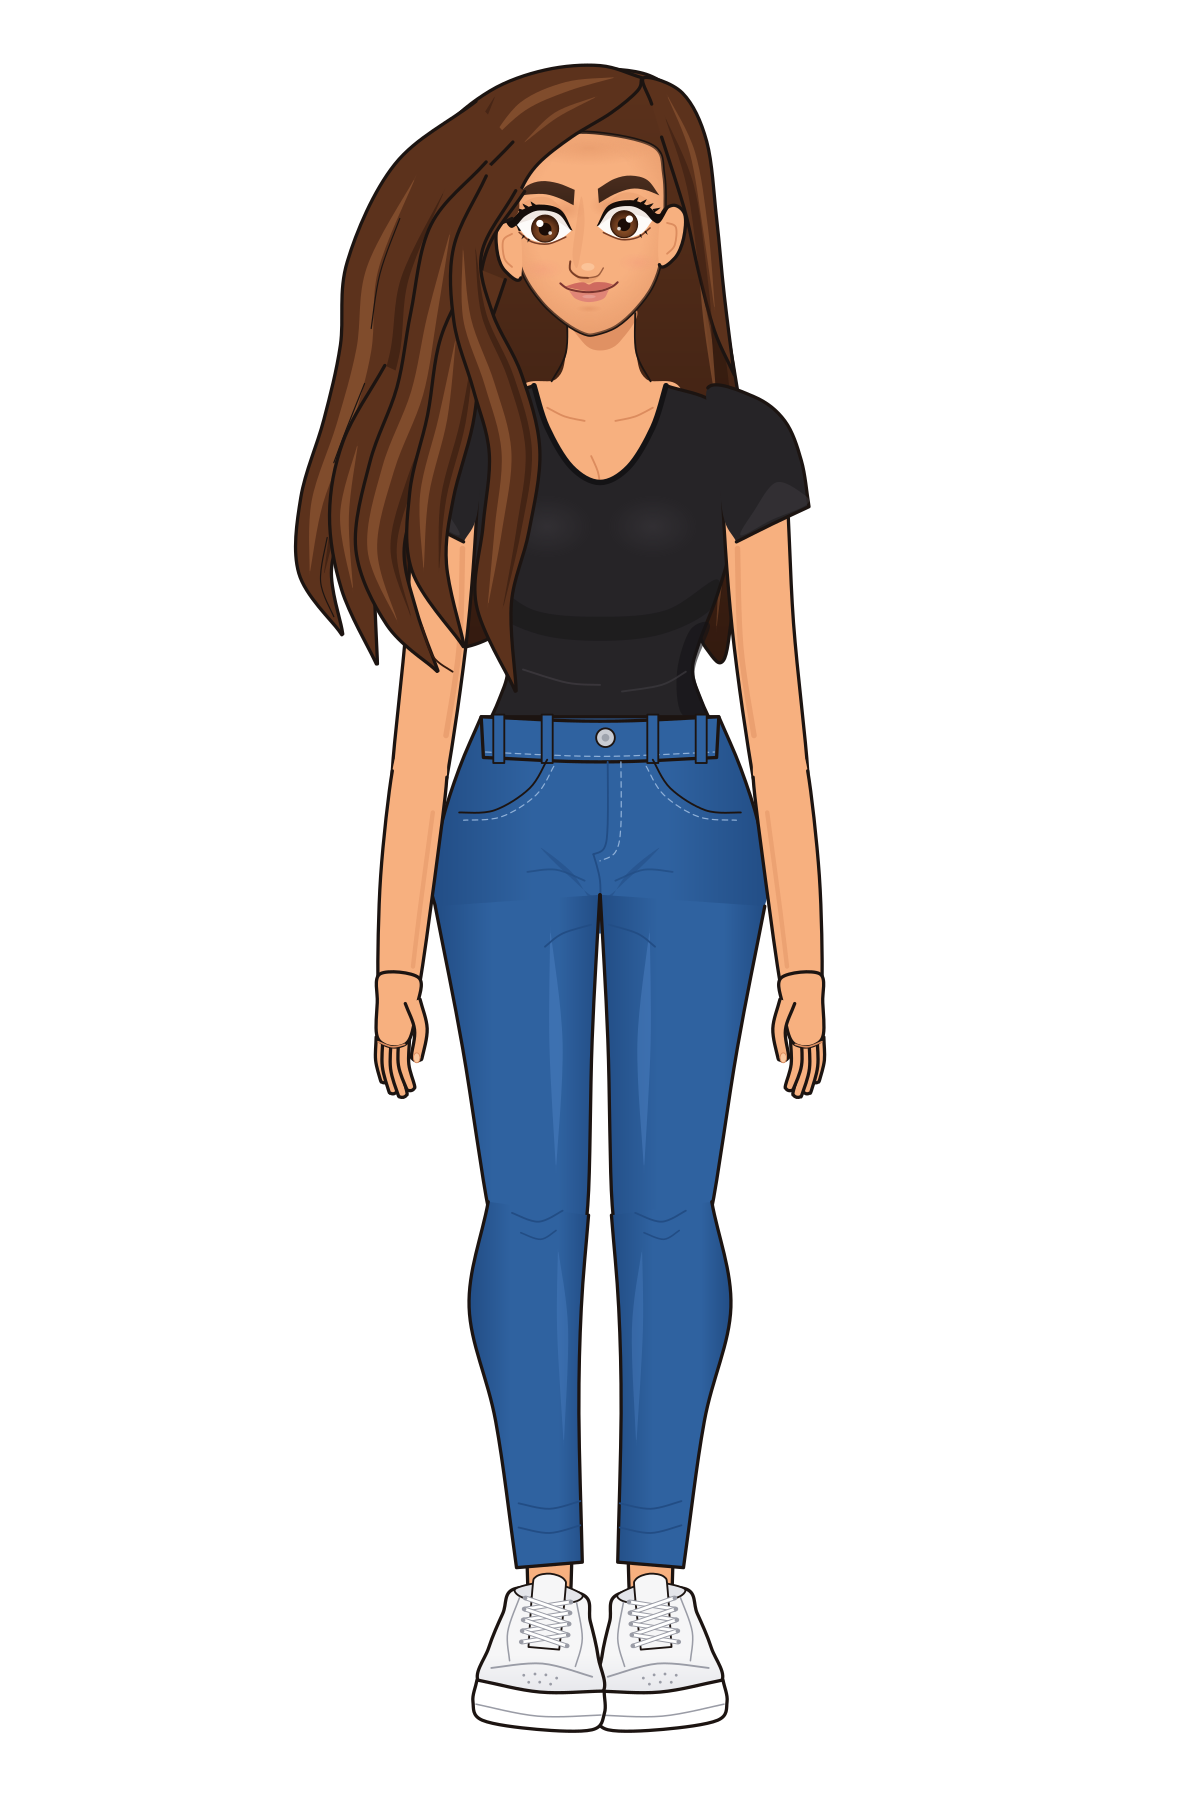

The Python source for this figure:
"""Brand character, drawn as clean vector art from code.

    python girl_character.py            # writes girl_character.svg, girl_character_preview.png,
                                        # character_geometry.json next to this file

Every shape is built from a few landmark points turned into smooth cubic Bezier curves
(Catmull-Rom -> Bezier), plus circles/ellipses. No image tracing, no embedded bitmaps.

Coordinates: the drawing is built in "design units" (1 unit = 1 px of the 1024x1536 reference),
then placed on the 1200x1800 canvas with one transform on the `character` group.

Sides: "left_*" / "right_*" are the CHARACTER'S own left/right (like MediaPipe, Mixamo, CMU),
so her left arm is on the viewer's right.
"""
import json
import math
import os

import numpy as np

HERE = os.path.dirname(os.path.abspath(__file__))

# ----------------------------------------------------------------------------------------------
# Colours and line weights (defined once)
# ----------------------------------------------------------------------------------------------
COLORS = {
    "outline": "#1c1411",
    "skin": "#f7b07f",
    "skin_shadow": "#dc8c5e",
    "skin_light": "#fcc9a0",
    "blush": "#f08a7a",
    "lip": "#cf6a5f",
    "lip_light": "#e08577",
    "lip_line": "#7c3430",
    "feature_line": "#7a3e25",
    "eye_white": "#fdfbf9",
    "eye_shade": "#eee5e1",
    "iris": "#6b3a1d",
    "iris_dark": "#3a1c0c",
    "iris_light": "#9a5b2c",
    "pupil": "#1a0c06",
    "liner": "#150d0a",
    "brow": "#3b2418",
    "hair": "#5c321c",
    "hair_dark": "#331a0f",
    "hair_highlight": "#8a5230",
    "shirt": "#262427",
    "shirt_shadow": "#141315",
    "shirt_highlight": "#3d3a3f",
    "jeans": "#2f62a0",
    "jeans_shadow": "#224d85",
    "jeans_highlight": "#4c80c2",
    "jeans_stitch": "#8fb0d8",
    "metal": "#c9ccd3",
    "shoe": "#f6f6f7",
    "shoe_shadow": "#e4e5ea",
    "shoe_line": "#9a9ca6",
    "sole": "#ffffff",
    "background": "#ffffff",
}
STROKE = {"major": 3.0, "detail": 1.7, "fine": 1.1}

# ----------------------------------------------------------------------------------------------
# Landmarks (design units, measured from the reference) -- geometry below is built from these
# ----------------------------------------------------------------------------------------------
center_x = 500          # body centre line
face_x = 490            # face centre (head turned a touch to her right)
head_top = 14
hairline_y = 72
brow_y = 124
eye_y = 157
nose_y = 198
mouth_y = 218
chin_y = 257
shoulder_y = 312
bust_y = 440
waist_y = 562
hem_y = 610             # shirt hem (tucked under the waistband)
band_top_y = 603
band_bottom_y = 642
hip_y = 750
crotch_y = 782
knee_y = 1050
calf_y = 1140
ankle_y = 1355
jeans_hem_y = 1374
sole_y = 1525

JOINTS = {
    "neck": (center_x, 300),
    "left_shoulder": (640, 388), "right_shoulder": (360, 388),
    "left_elbow": (664, 655), "right_elbow": (336, 655),
    "left_wrist": (683, 845), "right_wrist": (317, 845),
    "left_hip": (575, 770), "right_hip": (425, 770),
    "left_knee": (556, knee_y), "right_knee": (444, knee_y),
    "left_ankle": (546, ankle_y), "right_ankle": (454, ankle_y),
}

CANVAS_W, CANVAS_H = 1200, 1800
SCALE = 1.1
OFFSET_X = CANVAS_W / 2 - center_x * SCALE
OFFSET_Y = (CANVAS_H - (sole_y - head_top) * SCALE) / 2 - head_top * SCALE


def to_canvas(p):
    return (round(OFFSET_X + p[0] * SCALE, 1), round(OFFSET_Y + p[1] * SCALE, 1))


def mirror(p, axis=center_x):
    """Mirror a point (or list of points) across the vertical line x = axis."""
    if isinstance(p[0], (int, float)):
        return (2 * axis - p[0], p[1])
    return [(2 * axis - x, y) for x, y in p]


# ----------------------------------------------------------------------------------------------
# SVG node tree (keeps the points of every shape so bounding boxes can be measured)
# ----------------------------------------------------------------------------------------------
def fmt(v):
    return f"{v:.1f}".rstrip("0").rstrip(".")


class Node:
    def __init__(self, tag, attrs=None, children=None, pts=None, text=None):
        self.tag, self.attrs, self.children = tag, attrs or {}, children or []
        self.pts, self.text = pts or [], text

    def all_pts(self):
        out = list(self.pts)
        for c in self.children:
            out += c.all_pts()
        return out

    def find(self, gid):
        if self.attrs.get("id") == gid:
            return self
        for c in self.children:
            r = c.find(gid)
            if r:
                return r
        return None

    def xml(self, depth=0):
        pad = "  " * depth
        attrs = "".join(f' {k.replace("_", "-")}="{v}"' for k, v in self.attrs.items() if v is not None)
        if not self.children and self.text is None:
            return f"{pad}<{self.tag}{attrs}/>"
        inner = self.text if self.text is not None else "\n" + "\n".join(c.xml(depth + 1) for c in self.children) + f"\n{pad}"
        return f"{pad}<{self.tag}{attrs}>{inner}</{self.tag}>"


def group(gid, *children, **attrs):
    return Node("g", {"id": gid, **attrs}, [c for c in children if c is not None])


# ----------------------------------------------------------------------------------------------
# Path helpers: smooth closed/open curves through landmark points, as cubic Beziers
# ----------------------------------------------------------------------------------------------
def smooth_segments(pts, closed=True, corners=(), tension=1 / 6):
    """Catmull-Rom through `pts`, returned as cubic Bezier segments (p0, c1, c2, p3).
    Indices in `corners` get sharp corners."""
    P = [np.array(p, float) for p in pts]
    n = len(P)
    segs = []
    for i in range(n if closed else n - 1):
        j = (i + 1) % n
        p1, p2 = P[i], P[j]
        p0 = P[i - 1] if (closed or i > 0) else p1
        p3 = P[(i + 2) % n] if (closed or i + 2 < n) else p2
        c1 = p1 + (p2 - p1) / 3 if i in corners else p1 + (p2 - p0) * tension
        c2 = p2 + (p1 - p2) / 3 if j in corners else p2 - (p3 - p1) * tension
        segs.append((p1, c1, c2, p2))
    return segs


def segs_to_d(segs, closed=False):
    if not segs:
        return ""
    d, last = [], None
    for p0, c1, c2, p3 in segs:
        if last is None or np.linalg.norm(p0 - last) > 1e-6:
            d.append(f"M{fmt(p0[0])},{fmt(p0[1])}")
        d.append(f"C{fmt(c1[0])},{fmt(c1[1])} {fmt(c2[0])},{fmt(c2[1])} {fmt(p3[0])},{fmt(p3[1])}")
        last = p3
    return " ".join(d) + (" Z" if closed else "")


def bezier_samples(segs, n=12):
    out = []
    for p0, c1, c2, p3 in segs:
        for t in np.linspace(0, 1, n):
            u = 1 - t
            out.append(tuple(u ** 3 * p0 + 3 * u * u * t * c1 + 3 * u * t * t * c2 + t ** 3 * p3))
    return out


def path(segs, fill="none", stroke=None, width=None, closed=True, gid=None, **extra):
    attrs = {"id": gid, "d": segs_to_d(segs, closed), "fill": fill}
    if stroke:
        attrs.update(stroke=stroke, stroke_width=fmt(width or STROKE["major"]),
                     stroke_linejoin="round", stroke_linecap="round")
    attrs.update(extra)
    return Node("path", attrs, pts=bezier_samples(segs))


def shape(pts, fill, stroke=True, width=None, corners=(), tension=1 / 6, gid=None, **extra):
    """Closed smooth shape through landmark points, filled and (optionally) outlined."""
    return path(smooth_segments(pts, True, corners, tension), fill, COLORS["outline"] if stroke else None,
                width, True, gid, **extra)


def curve(pts, color=None, width=None, corners=(), tension=1 / 6, gid=None, **extra):
    """Open stroke through points (detail lines, creases, seams)."""
    return path(smooth_segments(pts, False, corners, tension), "none", color or COLORS["outline"],
                width or STROKE["detail"], False, gid, **extra)


def outlined(pts, fill, stroke_segments, corners=(), tension=1 / 6, width=None, gid=None):
    """Filled shape where only some edges are outlined (e.g. where a part tucks under another)."""
    segs = smooth_segments(pts, True, corners, tension)
    fill_node = path(segs, fill)
    parts = [segs[i] for i in stroke_segments]
    line = path(parts, "none", COLORS["outline"], width, closed=False)
    return group(gid, fill_node, line) if gid else Node("g", {}, [fill_node, line])


def ellipse(c, rx, ry, fill, stroke=None, width=None, gid=None, **extra):
    attrs = {"id": gid, "cx": fmt(c[0]), "cy": fmt(c[1]), "rx": fmt(rx), "ry": fmt(ry), "fill": fill}
    if stroke:
        attrs.update(stroke=stroke, stroke_width=fmt(width or STROKE["detail"]))
    attrs.update(extra)
    return Node("ellipse", attrs, pts=[(c[0] - rx, c[1] - ry), (c[0] + rx, c[1] + ry)])


def circle(c, r, fill, **kw):
    return ellipse(c, r, r, fill, **kw)


def tube(points, widths, start="round", end="round", tension=1 / 6):
    """Tapered limb/strand along points. Returns (all segments, segments without the start cap)
    so a limb can be outlined everywhere except where it tucks under its parent."""
    P = np.array(points, float)
    n = len(P)
    tang = [P[min(i + 1, n - 1)] - P[max(i - 1, 0)] for i in range(n)]
    tang = [t / (np.linalg.norm(t) + 1e-9) for t in tang]
    norm = [np.array([-t[1], t[0]]) for t in tang]
    left = [P[i] + norm[i] * widths[i] / 2 for i in range(n)]
    right = [P[i] - norm[i] * widths[i] / 2 for i in range(n)]

    def cap(i, direction):
        r, t, m = widths[i] / 2, tang[i] * direction, norm[i]
        side = 1 if direction > 0 else -1
        return [P[i] + (t * .72 + m * .72 * side) * r, P[i] + t * r, P[i] + (t * .72 - m * .72 * side) * r]

    pts, corners = list(left), set()
    if end == "round":
        pts += cap(n - 1, 1)
    else:
        corners |= {n - 1, n}
    k = len(pts)
    pts += right[::-1]
    if start == "round":
        start_cap = cap(0, -1)
        pts += start_cap
        n_start = len(start_cap) + 1
    else:
        corners |= {len(pts) - 1, 0}
        n_start = 1
    segs = smooth_segments(pts, True, corners, tension)
    return segs, segs[:-n_start], k


def limb(points, widths, fill, start="round", end="round", gid=None, stroke_start=False):
    segs, no_start, _ = tube(points, widths, start, end)
    fill_node = path(segs, fill)
    line = path(segs if stroke_start else no_start, "none", COLORS["outline"], STROKE["major"], closed=stroke_start)
    return group(gid, fill_node, line) if gid else Node("g", {}, [fill_node, line])


def strand(points, width, color, opacity=1.0):
    """Thin tapered lens shape for hair highlights / shadows."""
    n = len(points)
    widths = [max(0.6, width * math.sin(math.pi * (i + 0.5) / n) ** 0.8) for i in range(n)]
    widths[0] = widths[-1] = 0.6
    segs, _, _ = tube(points, widths)
    return path(segs, color, opacity=fmt(opacity))


def xform(origin, angle_deg, flip=False, scale=1.0):
    """Returns f(local point) -> design point: rotate, optional mirror in x, then translate."""
    a = math.radians(angle_deg)
    ca, sa = math.cos(a), math.sin(a)

    def f(p):
        x, y = p[0] * scale * (-1 if flip else 1), p[1] * scale
        return (origin[0] + x * ca - y * sa, origin[1] + x * sa + y * ca)
    return f


def mapped(f, pts):
    return [f(p) for p in pts]


# ----------------------------------------------------------------------------------------------
# Hair
# ----------------------------------------------------------------------------------------------
def lock(pts, tip, gid, fill=None):
    """A hair lock: closed smooth shape, outlined everywhere except its root (the segment from the last
    point back to the first), so it blends into the hair it grows from. `tip` = index of the pointed end."""
    return outlined(pts, fill or COLORS["hair"], range(0, len(pts) - 1), corners=(tip,), gid=gid)


def draw_hair_back():
    back = shape([
        (488, head_top), (545, 20), (578, 50), (592, 100), (602, 160), (612, 230), (624, 300),
        (632, 360), (628, 440), (620, 510), (612, 552), (596, 540), (560, 480), (470, 470),
        (420, 520), (360, 540), (300, 500), (270, 440), (275, 350), (300, 250), (322, 160),
        (350, 90), (390, 44), (435, 22)], "url(#hairBack)", gid="hair_back_mass")
    shadow = strand([(592, 120), (600, 220), (612, 320), (614, 420), (606, 520)], 14, COLORS["hair_dark"], .8)
    lights = [strand([(578, 70), (590, 150), (597, 240), (606, 320)], 7, COLORS["hair_highlight"], .7),
              strand([(612, 360), (612, 440), (606, 520)], 5, COLORS["hair_highlight"], .5)]
    return group("hair_back", back, shadow, *lights)


def wavy(center, amp, phase=0.0, freq=1.25):
    """Offset a centre line sideways by a sine wave (ends stay put), for flowing hair."""
    P = np.array(center, float)
    out = [tuple(P[0])]
    for i in range(1, len(P) - 1):
        t = P[i + 1] - P[i - 1]
        nrm = np.array([-t[1], t[0]]) / (np.linalg.norm(t) + 1e-9)
        out.append(tuple(P[i] + nrm * amp * math.sin(phase + i * freq)))
    return out + [tuple(P[-1])]


def offset_line(center, widths, k):
    """Points shifted sideways by k * local width (k in -0.5..0.5), for strands inside a lock."""
    P = np.array(center, float)
    out = []
    for i in range(len(P)):
        t = P[min(i + 1, len(P) - 1)] - P[max(i - 1, 0)]
        nrm = np.array([-t[1], t[0]]) / (np.linalg.norm(t) + 1e-9)
        out.append(tuple(P[i] + nrm * widths[i] * k))
    return out


def flowing_lock(center, widths, gid, amp=6, phase=0.0):
    """A long hair lock built along a wavy centre line: tapered tube, root unoutlined, pointed tip,
    plus one highlight and one shadow strand that follow the same flow."""
    c = wavy(center, amp, phase)
    segs, no_start, _ = tube(c, widths, start="flat", end="round")
    body = path(segs, COLORS["hair"])
    line = path(no_start, "none", COLORS["outline"], STROKE["major"], closed=False)
    n = len(c)
    hi = offset_line(c[1:-1], widths[1:-1], 0.16)
    lo = offset_line(c[1:-1], widths[1:-1], -0.28)
    shine = strand(hi, max(widths) * 0.2, COLORS["hair_highlight"], .75)
    shadow = strand(lo, max(widths) * 0.13, COLORS["hair_dark"], .6)
    return group(gid, body, shadow, shine, line)


def draw_hair_front():
    L, D = COLORS["hair_highlight"], COLORS["hair_dark"]
    crown = lock([(420, 150), (360, 160), (342, 116), (358, 70), (400, 34), (450, 15), (500, 11), (538, 22),
                  (534, 34), (510, 54), (474, 76), (444, 100), (428, 124)], 7, "lock_crown")
    part_right = lock([(547, 46), (540, 22), (575, 36), (597, 80), (606, 150), (613, 220), (622, 292), (604, 252),
                       (590, 200), (579, 150), (567, 110), (556, 76)], 6, "lock_part_right")
    locks = [
        flowing_lock([(404, 62), (346, 124), (306, 200), (290, 270), (270, 340), (252, 410), (248, 470), (264, 524)],
                     [50, 66, 70, 64, 56, 46, 30, 3], "lock_outer", amp=7, phase=0.3),
        flowing_lock([(318, 290), (290, 360), (272, 420), (274, 486), (296, 550)],
                     [30, 40, 40, 30, 3], "lock_flick", amp=6, phase=1.0),
        flowing_lock([(414, 112), (374, 168), (350, 240), (336, 310), (318, 380), (308, 450), (322, 512), (350, 558)],
                     [44, 56, 58, 56, 52, 44, 30, 3], "lock_middle", amp=8, phase=1.6),
        flowing_lock([(400, 200), (372, 262), (358, 332), (346, 402), (350, 466), (374, 534)],
                     [30, 40, 42, 40, 32, 3], "lock_wave", amp=6, phase=2.4),
        flowing_lock([(410, 118), (384, 180), (384, 240), (402, 300), (420, 362), (418, 432), (408, 500), (422, 574)],
                     [30, 26, 36, 46, 46, 42, 32, 3], "lock_face_frame", amp=5, phase=0.8),
    ]
    shine = group("hair_front_highlights",
                  strand([(512, 22), (470, 30), (430, 48), (400, 80)], 9, L, .85),
                  strand([(495, 40), (460, 56), (432, 80)], 5, L, .7),
                  strand([(562, 40), (584, 90), (596, 160), (604, 230)], 5, L, .7))
    shade = group("hair_front_shadows",
                  strand([(404, 40), (380, 90), (366, 140)], 9, D, .5),
                  strand([(560, 60), (582, 120), (594, 200), (604, 270)], 7, D, .5))
    loose = group("hair_front_loose_strands",
                  curve([(338, 520), (348, 548), (366, 562)], D, STROKE["detail"]),
                  curve([(318, 150), (300, 200), (292, 250)], COLORS["outline"], STROKE["fine"]),
                  curve([(286, 300), (270, 340), (258, 372)], COLORS["outline"], STROKE["fine"]),
                  curve([(252, 440), (246, 480), (258, 512)], COLORS["outline"], STROKE["fine"]))
    return group("hair_front", crown, part_right, shade, shine, *locks, loose)


# ----------------------------------------------------------------------------------------------
# Head
# ----------------------------------------------------------------------------------------------
CLIP_PATHS = []   # clip paths are collected here and written once into the top-level <defs>


def draw_ear(side):
    if side == "right":          # her right ear = viewer's left
        pts = [(427, 160), (414, 151), (406, 161), (407, 183), (414, 198), (428, 204)]
        inner = [(420, 164), (412, 170), (413, 186), (420, 194)]
    else:
        pts = [(555, 150), (566, 138), (577, 146), (576, 168), (568, 186), (554, 192)]
        inner = [(561, 154), (569, 158), (568, 174), (561, 182)]
    return group(f"{side}_ear", outlined(pts, COLORS["skin"], range(0, 5)),
                 curve(inner, COLORS["skin_shadow"], STROKE["detail"]))


FACE_OUTLINE = [(427, 86), (421, 128), (422, 168), (430, 200), (447, 226), (468, 245), (486, 255), (497, 255),
                (515, 248), (533, 232), (548, 211), (556, 186), (559, 150), (558, 110), (548, 84), (495, 72),
                (447, 75)]


def draw_face():
    segs = smooth_segments(FACE_OUTLINE, True)
    CLIP_PATHS.append(Node("clipPath", {"id": "clip_face"}, [path(segs)]))
    skin = path(segs, COLORS["skin"], COLORS["outline"], STROKE["major"], gid="face_shape")
    # soft shading only: gradients clipped to the face, no hard-edged shadow shapes
    shade = group("face_shading",
                  ellipse((490, 160), 84, 108, "url(#faceShade)"),
                  ellipse((470, 142), 16, 11, "url(#softShadow)"),       # eye sockets beside the nose
                  ellipse((506, 138), 16, 11, "url(#softShadow)"),
                  ellipse((490, 86), 60, 16, "url(#softShadow)"),        # under the hairline
                  ellipse((448, 196), 20, 10, "url(#blush)"), ellipse((534, 190), 18, 9, "url(#blush)"),
                  clip_path="url(#clip_face)")
    return group("face", skin, shade)


def lash(f, base, tip, w=3.0):
    """One small curved lash: a thin triangle from the lid out to a point."""
    b, t = np.array(base, float), np.array(tip, float)
    d = t - b
    nrm = np.array([-d[1], d[0]]) / (np.linalg.norm(d) + 1e-9) * w / 2
    mid = b + d * .55 + nrm * .6
    return shape(mapped(f, [tuple(b + nrm), tuple(mid), tuple(t), tuple(b - nrm)]), COLORS["liner"],
                 stroke=False, corners=(0, 2, 3))


def draw_eye(side):
    """side = 'right' (her right, viewer left) or 'left'. Built in local units around the iris centre;
    +x points to the outer corner."""
    c = (450, 157) if side == "right" else (522, 153)
    f = xform(c, -3 if side == "right" else 3, flip=(side == "right"), scale=1.08)
    gid = f"{side}_eye"
    white_segs = smooth_segments(mapped(f, [(-22, 5), (-12, -10), (4, -14), (16, -10), (24, -3), (15, 9), (0, 14),
                                            (-13, 11)]), True, corners=(0, 4))
    clip_id = f"clip_{gid}"
    CLIP_PATHS.append(Node("clipPath", {"id": clip_id}, [path(white_segs)]))
    white = path(white_segs, COLORS["eye_white"])
    iris = group(f"{gid}_iris",
                 circle(f((0, 2)), 12.2, "url(#iris)", stroke=COLORS["iris_dark"], width=1.2),
                 circle(f((0, 2.5)), 5.8, COLORS["pupil"]),
                 circle(f((4.2, -2.5)), 3.3, "#ffffff"),
                 circle(f((-4, 6)), 1.7, "#ffffff", opacity=".8"),
                 clip_path=f"url(#{clip_id})")
    lid_shadow = path(smooth_segments(mapped(f, [(-22, 5), (-12, -10), (4, -14), (16, -10), (24, -3), (6, -7),
                                                 (-8, -5)]), True, corners=(0, 4)), COLORS["eye_shade"],
                      opacity=".9", clip_path=f"url(#{clip_id})")
    lid_skin = shape(mapped(f, [(-18, -9), (-6, -23), (10, -24), (24, -15), (10, -19), (-6, -18)]),
                     COLORS["skin_shadow"], stroke=False, opacity=".3")
    liner = shape(mapped(f, [(-23, 5), (-14, -13), (4, -18.5), (19, -14.5), (28, -8), (37, -14), (30, -1), (24, -2),
                             (16, -9.5), (4, -13.5), (-12, -9.5), (-21, 4)]), COLORS["liner"], stroke=False,
                  corners=(0, 5, 11))
    lashes = [lash(f, b, t, 3.2) for b, t in [((8, -17.5), (11, -21.5)), ((14, -16), (18, -20)),
                                               ((19, -13.5), (24, -17)), ((24, -10.5), (30, -13.5))]]
    lower = curve(mapped(f, [(-17, 10), (-2, 15), (12, 12.5), (22, 4)]), COLORS["feature_line"], STROKE["fine"] + .3)
    lower_lashes = [lash(f, b, t, 1.6) for b, t in [((14, 10), (15.5, 13)), ((18, 7), (20.5, 10))]]
    return group(gid, lid_skin, white, lid_shadow, iris, lower, *lower_lashes, liner, *lashes)


def draw_eyebrow(side):
    if side == "right":
        pts = [(477, 124), (462, 118), (447, 116), (434, 120), (424, 130), (437, 128), (451, 128), (464, 132),
               (476, 138)]
    else:
        pts = [(498, 123), (513, 114), (528, 111), (543, 115), (554, 129), (541, 124), (528, 123), (513, 128),
               (499, 136)]
    return group(f"{side}_eyebrow", shape(pts, "url(#brow)", stroke=False, corners=(0, 4, 8)))


def draw_nose():
    line = COLORS["feature_line"]
    return group("nose",
                 shape([(483, 130), (478, 158), (475, 184), (479, 195), (483, 178), (486, 152)],
                       COLORS["skin_shadow"], stroke=False, opacity=".25"),
                 shape([(476, 199), (488, 205), (501, 200), (492, 208), (482, 207)], COLORS["skin_shadow"],
                       stroke=False, opacity=".45"),
                 ellipse((489, 194), 6, 3.5, COLORS["skin_light"], opacity=".75"),
                 curve([(473, 189), (473, 197), (480, 203), (489, 204)], line, STROKE["detail"] + .1),
                 curve([(489, 204), (498, 202), (503, 195)], line, STROKE["fine"] + .2, opacity=".7"))


def draw_mouth():
    upper = shape([(468, 212), (477, 209), (485, 208), (490, 210), (495, 208), (504, 208), (512, 210),
                   (504, 214), (490, 216), (477, 214)], COLORS["lip"], stroke=False, corners=(0, 6))
    lower = shape([(472, 216), (490, 218), (508, 215), (503, 223), (490, 226), (478, 223)],
                  COLORS["lip_light"], stroke=False, corners=(0, 2))
    shine = ellipse((490, 221), 6, 1.6, "#ffffff", opacity=".18")
    line = curve([(464, 209), (470, 213.5), (479, 216), (490, 217), (502, 215.5), (511, 212), (516, 208)],
                 COLORS["lip_line"], STROKE["detail"] + .2)
    under = ellipse((490, 232), 12, 3.5, "url(#softShadow)")
    return group("mouth", under, upper, lower, shine, line)


def draw_head():
    return group("head",
                 draw_face(),
                 draw_ear("left"), draw_ear("right"),
                 draw_nose(),
                 group("eyes", draw_eye("left"), draw_eye("right")),
                 group("eyebrows", draw_eyebrow("left"), draw_eyebrow("right")),
                 draw_mouth())


# ----------------------------------------------------------------------------------------------
# Body
# ----------------------------------------------------------------------------------------------
def draw_neck():
    skin = shape([(470, 228), (469, 272), (460, 296), (425, 308), (420, 400), (580, 400), (575, 308),
                  (542, 296), (533, 272), (532, 228)], COLORS["skin"], stroke=False, corners=(0, 9))
    shadow = shape([(470, 232), (484, 262), (500, 270), (518, 262), (532, 232)], COLORS["skin_shadow"],
                   stroke=False, opacity=".85")
    sides = [curve([(470, 236), (469, 272), (456, 298)]), curve([(532, 236), (533, 272), (546, 298)])]
    collar = [curve([(452, 322), (468, 330), (486, 334)], COLORS["skin_shadow"], STROKE["detail"]),
              curve([(548, 322), (532, 330), (514, 334)], COLORS["skin_shadow"], STROKE["detail"])]
    chest = curve([(492, 366), (498, 380), (500, 392)], COLORS["skin_shadow"], STROKE["detail"])
    return group("neck", skin, shadow, *sides, *collar, chest)


def draw_torso():
    cx = center_x
    right_side = [(398, 316), (374, 346), (372, 400), (380, 446), (394, 494), (410, 536), (416, waist_y),
                  (408, 588), (398, hem_y)]
    left_side = mirror(right_side[::-1])
    neckline = [(560, 302), (548, 340), (526, 376), (cx, 390), (474, 376), (452, 340), (440, 302)]
    pts = [(440, 302)] + right_side + [(cx, hem_y + 4)] + left_side + neckline[:-1]
    hem_r, hem_l = pts.index((398, hem_y)), pts.index(mirror((398, hem_y)))
    shirt = shape(pts, COLORS["shirt"], corners=(0, hem_r, hem_l, pts.index((560, 302))), gid="shirt")
    trim = curve(neckline, COLORS["shirt_shadow"], 5)
    underbust = shape([(396, 478), (440, 506), (500, 512), (560, 506), (606, 478), (600, 506),
                       (556, 528), (500, 534), (444, 528), (400, 506)], COLORS["shirt_shadow"], stroke=False,
                      opacity=".45")
    bust = [ellipse((452, 430), 40, 28, "url(#shirtShine)", opacity=".55"), ellipse((548, 430), 40, 28, "url(#shirtShine)", opacity=".55")]
    side_shade = shape([(600, 520), (586, waist_y), (596, 600), (574, 600), (570, waist_y), (582, 524)],
                       COLORS["shirt_shadow"], stroke=False, opacity=".6")
    folds = [curve([(430, 560), (470, 572), (500, 574)], COLORS["shirt_highlight"], STROKE["detail"], opacity=".8"),
             curve([(520, 580), (556, 574), (578, 562)], COLORS["shirt_highlight"], STROKE["detail"], opacity=".7")]
    return group("torso", shirt, underbust, *bust, side_shade, *folds, trim)


def draw_upper_arm(side):
    s = 1 if side == "left" else -1
    sh, el = JOINTS[f"{side}_shoulder"], JOINTS[f"{side}_elbow"]
    mid = (center_x + s * 148, 520)
    arm = limb([sh, mid, el], [58, 56, 50], COLORS["skin"], gid=f"{side}_upper_arm_skin")
    inner_shade = curve([(center_x + s * 125, 450), (center_x + s * 128, 540), (center_x + s * 140, 620)],
                        COLORS["skin_shadow"], 5, opacity=".45")
    sleeve_pts = [(598, 304), (640, 312), (668, 334), (683, 370), (690, 412), (656, 428), (624, 444),
                  (612, 420), (606, 360)]
    if side == "right":
        sleeve_pts = mirror(sleeve_pts)
    sleeve = outlined(sleeve_pts, COLORS["shirt"], range(0, 6), corners=(4, 6), gid=f"{side}_sleeve")
    sleeve_shade = shape([(center_x + s * (x - center_x), y) for x, y in
                          [(660, 390), (684, 400), (688, 410), (656, 424), (628, 438), (640, 416)]],
                         COLORS["shirt_highlight"], stroke=False, opacity=".5")
    return group(f"{side}_upper_arm", arm, inner_shade, sleeve, sleeve_shade)


def draw_forearm(side):
    s = 1 if side == "left" else -1
    el, wr = JOINTS[f"{side}_elbow"], JOINTS[f"{side}_wrist"]
    mid = (center_x + s * 175, 750)
    arm = limb([el, mid, wr], [50, 49, 38], COLORS["skin"], gid=f"{side}_forearm_skin")
    shade = curve([(center_x + s * 152, 690), (center_x + s * 164, 780), (center_x + s * 170, 830)],
                  COLORS["skin_shadow"], 4, opacity=".4")
    return group(f"{side}_forearm", arm, shade)


def draw_hand(side):
    """Relaxed hand hanging at the side, palm toward the thigh. Local frame: wrist at (0, 0), fingers
    point +y, the thumb side (toward her body) is -x before mirroring."""
    el, wr = JOINTS[f"{side}_elbow"], JOINTS[f"{side}_wrist"]
    ang = math.degrees(math.atan2(-(wr[0] - el[0]), wr[1] - el[1]))
    f = xform(wr, ang, flip=(side == "right"), scale=1.1)
    fingers = []
    for i, (bx, length, curl, w) in enumerate([(-9, 38, -9, 10), (-3, 44, -9, 10.5), (4, 42, -8, 10), (10, 34, -6, 9)]):
        pts = mapped(f, [(bx, 46), (bx + curl * .2, 46 + length * .55), (bx + curl, 46 + length)])
        fingers.append(limb(pts, [w, w * .95, w * .8], COLORS["skin"], start="flat", gid=f"{side}_finger_{i + 1}"))
    palm = shape(mapped(f, [(-16, -6), (-17, 18), (-14, 44), (-6, 52), (6, 52), (14, 44), (16, 18), (16, -6)]),
                 COLORS["skin"], gid=f"{side}_palm")
    knuckles = curve(mapped(f, [(-10, 50), (0, 53), (12, 50)]), COLORS["skin_shadow"], STROKE["fine"] + .4)
    thumb = limb(mapped(f, [(-13, 14), (-22, 36), (-21, 58)]), [14, 11.5, 10], COLORS["skin"], start="flat",
                 gid=f"{side}_thumb")
    nail = ellipse(f((-21, 60)), 3, 4.5, COLORS["skin_light"], stroke=COLORS["skin_shadow"], width=.8)
    return group(f"{side}_hand", *fingers[::-1], palm, knuckles, thumb, nail)


def draw_hips():
    cx = center_x
    right = [(392, band_top_y), (372, 650), (356, 700), (347, hip_y), (350, 774), (362, 800)]
    pts = right + [(cx, 800)] + mirror(right[::-1])
    body = outlined(pts, "url(#jeansHips)", list(range(0, 4)) + list(range(9, 13)), corners=(0, 5, 6, 7, 12),
                    gid="hips_shape")
    crotch_shadow = shape([(446, 722), (474, 744), (cx, 776), (526, 744), (554, 722), (528, 748), (cx, 768),
                           (472, 748)], COLORS["jeans_shadow"], stroke=False, opacity=".55")
    band_pts = [(392, band_top_y), (cx, band_top_y + 4), (608, band_top_y), (606, band_bottom_y - 2),
                (cx, band_bottom_y + 2), (394, band_bottom_y - 2)]
    band = shape(band_pts, COLORS["jeans"], corners=(0, 2, 3, 5), tension=1 / 5, gid="waistband")
    stitch = dict(stroke_dasharray="5 4")
    band_stitch = curve([(396, band_bottom_y - 7), (cx, band_bottom_y - 3), (604, band_bottom_y - 7)],
                        COLORS["jeans_stitch"], STROKE["fine"], **stitch)
    loops = [shape([(x - 5, band_top_y - 2), (x + 5, band_top_y - 2), (x + 5, band_bottom_y + 3),
                    (x - 5, band_bottom_y + 3)], COLORS["jeans"], corners=(0, 1, 2, 3), width=STROKE["detail"])
             for x in (408, 452, 548, 592)]
    button = group("button", circle((505, 622), 8.5, COLORS["metal"], stroke=COLORS["outline"], width=STROKE["detail"]),
                   circle((505, 622), 3.5, "#9ea3ad"))
    fly = curve([(507, band_bottom_y + 2), (507, 700), (504, 722), (494, 728)], COLORS["jeans_shadow"], STROKE["detail"])
    fly_stitch = curve([(519, band_bottom_y + 2), (519, 702), (514, 726), (500, 734)], COLORS["jeans_stitch"],
                       STROKE["fine"], **stitch)
    seam = curve([(494, 728), (cx, 752), (cx, crotch_y)], COLORS["jeans_shadow"], STROKE["detail"])
    pockets = []
    for s in (1, -1):
        p = [(cx - s * 48, band_bottom_y), (cx - s * 64, 668), (cx - s * 96, 688), (cx - s * 128, 690)]
        pockets += [curve(p, COLORS["outline"], STROKE["detail"]),
                    curve([(x + s * 6, y + 6) for x, y in p[:-1]] + [(p[-1][0] + s * 4, p[-1][1] + 7)],
                          COLORS["jeans_stitch"], STROKE["fine"], **stitch)]
    whiskers = [curve([(cx - s * 14, 752), (cx - s * 40, 742), (cx - s * 66, 744)], COLORS["jeans_shadow"],
                      STROKE["detail"], opacity=".8") for s in (1, -1)]
    return group("hips", body, crotch_shadow, band, band_stitch, *loops, button, fly, fly_stitch, seam, *pockets, *whiskers)


def draw_thigh(side):
    s = 1 if side == "left" else -1
    hip, knee = JOINTS[f"{side}_hip"], JOINTS[f"{side}_knee"]
    mid = (center_x + s * 66, 900)
    leg = limb([hip, mid, knee], [150, 118, 90], "url(#jeansLeg)", start="flat", end="round",
               gid=f"{side}_thigh_shape")
    shine = strand([(hip[0] - s * 30, 800), (mid[0] - s * 26, 900), (knee[0] - s * 16, 1010)], 12,
                   COLORS["jeans_highlight"], .45)
    crease = curve([(center_x + s * 8, 792), (center_x + s * 34, 800), (center_x + s * 50, 812)],
                   COLORS["jeans_shadow"], STROKE["detail"])
    return group(f"{side}_thigh", leg, shine, crease)


def draw_lower_leg(side):
    s = 1 if side == "left" else -1
    knee, ankle = JOINTS[f"{side}_knee"], JOINTS[f"{side}_ankle"]
    calf, shin = (center_x + s * 68, calf_y), (center_x + s * 57, 1240)
    skin = limb([(ankle[0], ankle_y - 10), (ankle[0], jeans_hem_y + 30)], [40, 38], COLORS["skin"])
    leg = limb([knee, calf, shin, (ankle[0], jeans_hem_y)], [92, 102, 76, 60], "url(#jeansLeg)", start="flat",
               end="flat", gid=f"{side}_lower_leg_shape")
    knee_lines = [curve([(knee[0] - 24, knee[1] + 4), (knee[0], knee[1] + 12), (knee[0] + 22, knee[1] + 2)],
                        COLORS["jeans_shadow"], STROKE["detail"]),
                  curve([(knee[0] - 16, knee[1] + 22), (knee[0] + 2, knee[1] + 28), (knee[0] + 16, knee[1] + 20)],
                        COLORS["jeans_shadow"], STROKE["fine"] + .4)]
    bunch = [curve([(ankle[0] - 28, y), (ankle[0], y + 5), (ankle[0] + 28, y - 2)], COLORS["jeans_shadow"],
                   STROKE["detail"]) for y in (1318, 1340)]
    shine = strand([(calf[0] - s * 30, 1090), (calf[0] - s * 34, 1160), (shin[0] - s * 24, 1260)], 10,
                   COLORS["jeans_highlight"], .4)
    return group(f"{side}_lower_leg", skin, leg, shine, *knee_lines, *bunch)


def draw_shoe(side):
    """White low-top sneaker seen from the front, toes turned slightly out.
    Local frame: top of the collar at (0, 0), sole bottom at y = 132."""
    ankle = JOINTS[f"{side}_ankle"]
    f = xform((ankle[0], jeans_hem_y + 18), -5 if side == "left" else 5, flip=(side == "right"))
    line = COLORS["shoe_line"]
    upper = shape(mapped(f, [(-30, 6), (-40, 30), (-50, 62), (-55, 95), (0, 104), (55, 95), (50, 62), (40, 30),
                             (30, 6)]), "url(#shoe)")
    collar = shape(mapped(f, [(-30, 6), (0, -2), (30, 6), (22, 14), (0, 10), (-22, 14)]), COLORS["shoe_shadow"],
                   width=STROKE["detail"])
    tongue = shape(mapped(f, [(-15, 6), (-13, -6), (0, -10), (13, -6), (15, 6), (14, 58), (-14, 58)]),
                   COLORS["shoe"], width=STROKE["detail"], corners=(5, 6))
    rows = [14, 24, 34, 44, 54]
    laces = []
    for i, y in enumerate(rows[:-1]):                       # criss-cross laces
        for a_, b_ in (((-20, y), (20, rows[i + 1])), ((20, y), (-20, rows[i + 1]))):
            laces.append(curve(mapped(f, [a_, b_]), line, 4.4))
            laces.append(curve(mapped(f, [a_, b_]), COLORS["sole"], 2.6))
    eyelets = [circle(f((x, y)), 2.1, line) for y in rows for x in (-21, 21)]
    toe = curve(mapped(f, [(-46, 80), (0, 72), (46, 80)]), line, STROKE["detail"])
    dots = [circle(f((x, y)), 1.3, line) for x, y in [(-14, 84), (-4, 82), (6, 82), (16, 84), (-9, 90), (1, 89), (11, 90)]]
    panels = [curve(mapped(f, [(-26 * k, 14), (-34 * k, 46), (-30 * k, 72)]), line, STROKE["fine"] + .3) for k in (1, -1)]
    sole = shape(mapped(f, [(-58, 92), (0, 98), (58, 92), (60, 112), (50, 128), (0, 132), (-50, 128), (-60, 112)]),
                 COLORS["sole"], corners=(0, 2))
    sole_line = curve(mapped(f, [(-57, 114), (0, 120), (57, 114)]), line, STROKE["fine"] + .3)
    return group(f"{side}_shoe", upper, collar, tongue, *laces, *eyelets, toe, *dots, *panels, sole, sole_line)


def draw_body():
    return group("body",
                 draw_neck(),
                 draw_torso(),
                 draw_hips(),
                 draw_thigh("left"), draw_lower_leg("left"),
                 draw_thigh("right"), draw_lower_leg("right"),
                 draw_shoe("left"), draw_shoe("right"),
                 draw_upper_arm("left"), draw_forearm("left"), draw_hand("left"),
                 draw_upper_arm("right"), draw_forearm("right"), draw_hand("right"))


# ----------------------------------------------------------------------------------------------
# Gradients
# ----------------------------------------------------------------------------------------------
def defs():
    C = COLORS

    def lin(gid, stops, x2="0", y2="1", x1="0", y1="0"):
        return (f'<linearGradient id="{gid}" x1="{x1}" y1="{y1}" x2="{x2}" y2="{y2}">'
                + "".join(f'<stop offset="{o}" stop-color="{c}"{f" stop-opacity={chr(34)}{a}{chr(34)}" if a is not None else ""}/>'
                          for o, c, a in stops) + "</linearGradient>")

    def rad(gid, stops):
        return (f'<radialGradient id="{gid}" cx=".5" cy=".5" r=".5">'
                + "".join(f'<stop offset="{o}" stop-color="{c}" stop-opacity="{a}"/>' for o, c, a in stops)
                + "</radialGradient>")
    text = "\n    ".join([
        lin("hairBack", [(0, C["hair"], None), (1, C["hair_dark"], None)]),
        lin("jeansLeg", [(0, C["jeans_shadow"], None), (.35, C["jeans"], None), (.75, C["jeans"], None),
                         (1, C["jeans_shadow"], None)], x2="1", y2="0"),
        lin("jeansHips", [(0, C["jeans_shadow"], None), (.3, C["jeans"], None), (.7, C["jeans"], None),
                          (1, C["jeans_shadow"], None)], x2="1", y2="0"),
        lin("shoe", [(0, C["shoe"], None), (.6, C["shoe"], None), (1, C["shoe_shadow"], None)]),
        rad("blush", [(0, C["blush"], .22), (1, C["blush"], 0)]),
        rad("softShadow", [(0, C["skin_shadow"], .45), (1, C["skin_shadow"], 0)]),
        '<radialGradient id="faceShade" cx=".5" cy=".45" r=".5"><stop offset=".6" stop-color="{0}" stop-opacity="0"/>'
        '<stop offset="1" stop-color="{0}" stop-opacity=".5"/></radialGradient>'.format(C["skin_shadow"]),
        lin("brow", [(0, "#4a2d1e", None), (1, C["brow"], None)]),
        rad("shirtShine", [(0, C["shirt_highlight"], .9), (1, C["shirt_highlight"], 0)]),
        '<radialGradient id="iris" cx=".5" cy=".62" r=".6"><stop offset="0" stop-color="{}"/>'
        '<stop offset=".6" stop-color="{}"/><stop offset="1" stop-color="{}"/></radialGradient>'.format(
            C["iris_light"], C["iris"], C["iris_dark"]),
    ])
    return Node("defs", {}, text=text + "\n" + "\n".join(c.xml(2) for c in CLIP_PATHS))


# ----------------------------------------------------------------------------------------------
# Build, save, measure
# ----------------------------------------------------------------------------------------------
def build():
    CLIP_PATHS.clear()
    character = group("character",
                      draw_hair_back(), draw_body(), draw_head(), draw_hair_front(),
                      transform=f"translate({fmt(OFFSET_X)} {fmt(OFFSET_Y)}) scale({SCALE})")
    root = Node("svg", {"xmlns": "http://www.w3.org/2000/svg", "version": "1.1",
                        "width": CANVAS_W, "height": CANVAS_H, "viewBox": f"0 0 {CANVAS_W} {CANVAS_H}"},
                [defs(), Node("rect", {"id": "background", "width": CANVAS_W, "height": CANVAS_H,
                                       "fill": COLORS["background"]}), character])
    return root


def bbox(node):
    pts = np.array([to_canvas(p) for p in node.all_pts()])
    x0, y0 = pts.min(0)
    x1, y1 = pts.max(0)
    return {"x": round(float(x0), 1), "y": round(float(y0), 1),
            "width": round(float(x1 - x0), 1), "height": round(float(y1 - y0), 1)}


def geometry(root):
    parts = ["character", "hair_back", "body", "neck", "torso", "left_upper_arm", "left_forearm", "left_hand",
             "right_upper_arm", "right_forearm", "right_hand", "hips", "left_thigh", "left_lower_leg",
             "right_thigh", "right_lower_leg", "left_shoe", "right_shoe", "head", "face", "left_ear",
             "right_ear", "nose", "eyes", "left_eye", "right_eye", "eyebrows", "left_eyebrow",
             "right_eyebrow", "mouth", "hair_front"]
    face = {
        "right_eye_center": (450, 157), "left_eye_center": (522, 153),
        "right_eyebrow_center": (450, 123), "left_eyebrow_center": (525, 118),
        "nose_tip": (488, nose_y), "mouth_center": (490, mouth_y),
        "mouth_right_corner": (464, 209), "mouth_left_corner": (516, 208),
        "chin": (492, 255), "right_ear": (414, 180), "left_ear": (568, 164),
        "hair_part": (540, 22), "head_top": (488, head_top),
    }
    return {
        "canvas": {"width": CANVAS_W, "height": CANVAS_H, "viewBox": f"0 0 {CANVAS_W} {CANVAS_H}"},
        "character_transform": {"translate": [round(OFFSET_X, 2), round(OFFSET_Y, 2)], "scale": SCALE,
                                "note": "design units -> canvas: canvas = translate + design * scale"},
        "sides": "left_/right_ = the character's own left/right (her left is on the viewer's right)",
        "joints": {k: to_canvas(v) for k, v in JOINTS.items()},
        "joints_design_units": JOINTS,
        "face": {k: to_canvas(v) for k, v in face.items()},
        "landmarks_y": {k: to_canvas((0, v))[1] for k, v in dict(
            head_top=head_top, eye_y=eye_y, chin_y=chin_y, shoulder_y=shoulder_y, bust_y=bust_y, waist_y=waist_y,
            hip_y=hip_y, crotch_y=crotch_y, knee_y=knee_y, ankle_y=ankle_y, sole_y=sole_y).items()},
        "bounding_boxes": {p: bbox(root.find(p)) for p in parts if root.find(p) is not None},
    }


def main():
    root = build()
    svg = '<?xml version="1.0" encoding="UTF-8"?>\n' + root.xml() + "\n"
    with open(os.path.join(HERE, "girl_character.svg"), "w") as fh:
        fh.write(svg)
    with open(os.path.join(HERE, "character_geometry.json"), "w") as fh:
        json.dump(geometry(root), fh, indent=2)
    try:
        import cairosvg
        cairosvg.svg2png(bytestring=svg.encode(), write_to=os.path.join(HERE, "girl_character_preview.png"))
    except ImportError:
        print("cairosvg not installed: skipped the PNG preview (pip install cairosvg)")
    print("wrote girl_character.svg, character_geometry.json, girl_character_preview.png")


if __name__ == "__main__":
    main()
